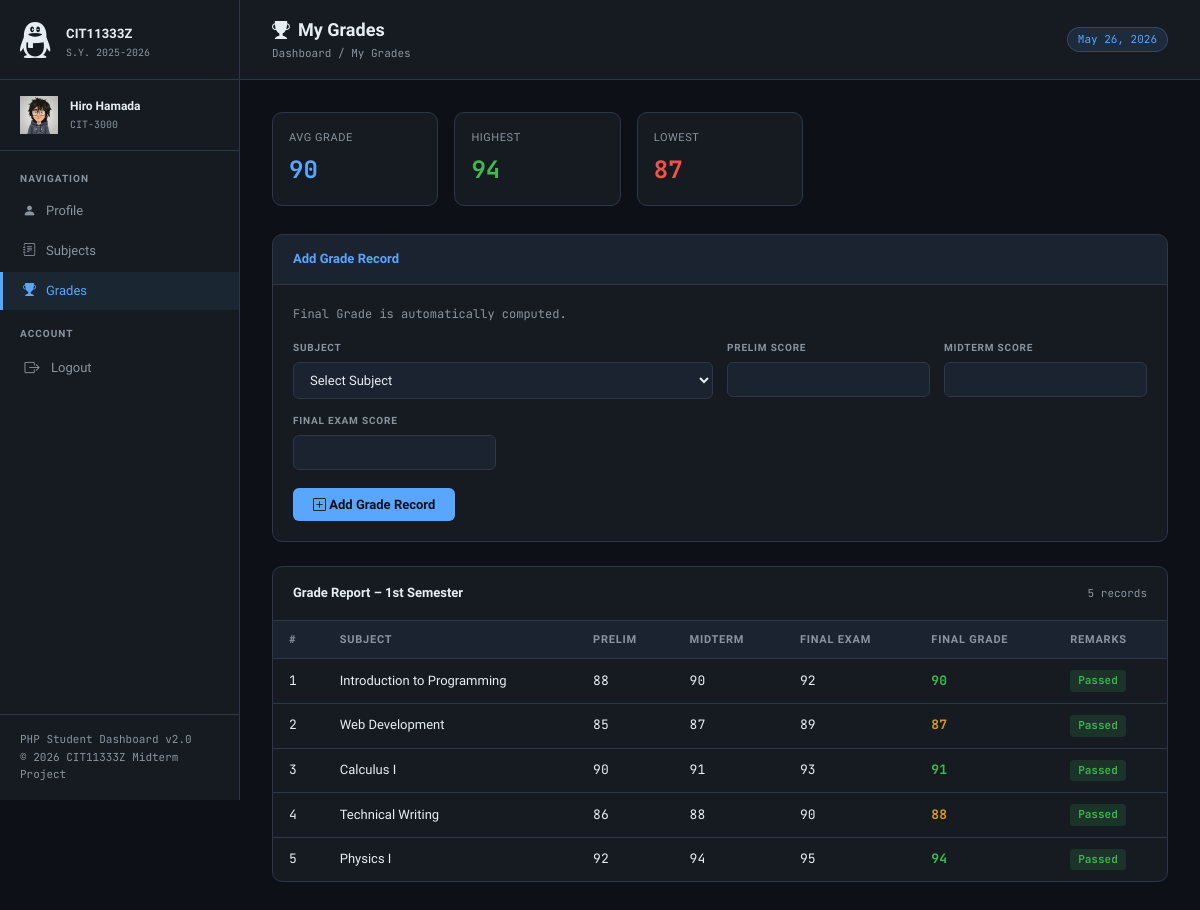
The app's page /admin/grades.php (signed in) with its own data.
### tables this page shows
CREATE TABLE grades (
    id INT AUTO_INCREMENT PRIMARY KEY,
    subject_id INT NOT NULL,
    prelim INT NOT NULL,
    midterm INT NOT NULL,
    final_exam INT NOT NULL,
    final_grade INT NOT NULL,
    UNIQUE KEY unique_subject_grade (subject_id),
    FOREIGN KEY (subject_id) REFERENCES subjects(id)
);

CREATE TABLE subjects (
    id INT AUTO_INCREMENT PRIMARY KEY,
    subject_code VARCHAR(20) NOT NULL,
    subject_name VARCHAR(100) NOT NULL,
    units INT NOT NULL
);

### admin/grades.php (the view, shortened to what this page needs)
<?php
require '../db.php';
$active_page = 'grades';
$page_title  = 'My Grades';
$page_icon   = '<i class="bi bi-trophy-fill"></i>';
include 'header.php';
$query = "
SELECT grades.*, subjects.subject_name
FROM grades
JOIN subjects
ON grades.subject_id = subjects.id
";
$result = mysqli_query($conn, $query);
$grades = [];
$total_grade = 0;
$highest = 0;
$lowest = 100;
while ($row = mysqli_fetch_assoc($result)) {
    $grades[] = $row;
    $total_grade += $row['final_grade'];
    if ($row['final_grade'] > $highest) {
        $highest = $row['final_grade'];
    }
    if ($row['final_grade'] < $lowest) {
        $lowest = $row['final_grade'];
    }
}
$count = count($grades);
$avg_grade = $count > 0 ? round($total_grade / $count, 1) : 0;
?>
<div class="stats-row">
    <div class="stat-card">
        <div class="stat-label">Avg Grade</div>
        <div class="stat-value blue"><?= $avg_grade ?></div>
    </div>
    <div class="stat-card">
        <div class="stat-label">Highest</div>
        <div class="stat-value green"><?= $highest ?></div>
    </div>
    <div class="stat-card">
        <div class="stat-label">Lowest</div>
        <div class="stat-value red"><?= $lowest ?></div>
    </div>
</div>
<div class="form-card">
    <div class="form-card-header">
        <div class="form-card-title">
            Add Grade Record
        </div>
    </div>
    <div class="form-body">
        <p class="form-hint">
            Final Grade is automatically computed.
        </p>
        <form method="POST">
            <div class="form-grid">
                <div class="form-group" style="grid-column: span 2;">
                    <label for="subject_id">
                        Subject
                    </label>
                    <select name="subject_id" id="subject_id" required>
                        <option value="">
                            Select Subject
                        </option>
                    </select>
                </div>
                <div class="form-group">
                    <label for="prelim">
                        Prelim Score
                    </label>
                    <input
                        type="number"
                        id="prelim"
                        name="prelim"
                        min="0"
                        max="100"
                        required
                    >
                </div>
                <div class="form-group">
                    <label for="midterm">
                        Midterm Score
                    </label>
                    <input
                        type="number"
                        id="midterm"
                        name="midterm"
                        min="0"
                        max="100"
                        required
                    >
                </div>
                <div class="form-group">
                    <label for="final_exam">
                        Final Exam Score
                    </label>
                    <input
                        type="number"
                        id="final_exam"
                        name="final_exam"
                        min="0"
                        max="100"
                        required
                    >
                </div>
            </div>
            <button type="submit" class="btn-submit">
                <i class="bi bi-plus-square"></i>
                Add Grade Record
            </button>
        </form>
    </div>
</div>
<div class="table-card">
    <div class="table-card-header">
        <div class="table-card-title">
            Grade Report – 1st Semester
        </div>
        <div class="record-count">
            <?= $count ?> records
        </div>
    </div>
    <table class="data-table">
        <thead>
            <tr>
                <th>#</th>
                <th>Subject</th>
                <th>Prelim</th>
                <th>Midterm</th>
                <th>Final Exam</th>
                <th>Final Grade</th>
                <th>Remarks</th>
            </tr>
        </thead>
        <tbody>
        <?php foreach($grades as $g): ?>
            <tr>
                <td class="id-cell">
                    <?= $g['id'] ?>
                </td>
                <td>
                    <?= htmlspecialchars($g['subject_name']) ?>
                </td>
                <td class="id-cell">
                    <?= $g['prelim'] ?>
                </td>
                <td class="id-cell">
                    <?= $g['midterm'] ?>
                </td>
                <td class="id-cell">
                    <?= $g['final_exam'] ?>
                </td>
                <td>
                    <?php
                    $fg = $g['final_grade'];
                    $gc = $fg >= 90
                        ? 'grade-high'
                        : ($fg >= 85
                            ? 'grade-mid'
                            : 'grade-low');
                    ?>
                    <span class="<?= $gc ?>">
                        <?= $fg ?>
                    </span>
                </td>
                <td>
                    <?php if($fg >= 75): ?>
                        <span class="badge badge-active">
                            Passed
                        </span>
                    <?php else: ?>
                        <span class="badge badge-probation">
                            Failed
                        </span>
                    <?php endif; ?>
                </td>
            </tr>
        <?php endforeach; ?>
        </tbody>
    </table>
</div>
<?php include 'footer.php'; ?>

### admin/header.php (shortened to what this page needs)
<!DOCTYPE html>
<html lang="en">
<head>
    <link rel="stylesheet" href="https://cdn.jsdelivr.net/npm/bootstrap-icons@1.13.1/font/bootstrap-icons.min.css">
    <link rel="stylesheet" href="../src/style/global.css">
    <link rel="stylesheet" href="../src/style/admin-styles.css">
</head>
<body>
<div class="layout">
    <aside class="sidebar">
        <div class="sidebar-brand">
            <div class="school-badge">
                <div class="brand-icon"><i class="bi bi-tencent-qq"></i></div>
                <div class="brand-text">
                    <span class="brand-name">CIT11333Z</span>
                    <span class="brand-sub">S.Y. 2025-2026</span>
                </div>
            </div>
        </div>
        <div class="sidebar-profile">
            <div class="avatar"><img src="../src/assets/images/hiro-avatar.png" alt="Avatar"></div>
            <div class="profile-info">
                <div class="name"><?= htmlspecialchars($_SESSION['user']['name']) ?></div>
                <div class="id"><?= htmlspecialchars($_SESSION['user']['id']) ?></div>
            </div>
        </div>
        <nav class="sidebar-nav">
            <div class="nav-label">Navigation</div>
            <a href="index.php"  class="nav-link <?= $active_page === 'profile'  ? 'active' : '' ?>">
                <i class="bi bi-person-fill"></i> Profile
            </a>
            <a href="subjects.php" class="nav-link <?= $active_page === 'subjects' ? 'active' : '' ?>">
                <i class="bi bi-journal-text"></i> Subjects
            </a>
            <a href="grades.php"   class="nav-link <?= $active_page === 'grades'   ? 'active' : '' ?>">
                <i class="bi bi-trophy-fill"></i> Grades
            </a>
            <div class="nav-label" style="margin-top:8px;">Account</div>
            <a href="logout.php" class="nav-link logout">
                <span class="nav-icon"><i class="bi bi-box-arrow-right"></i> </span> Logout
            </a>
        </nav>
        <div class="sidebar-footer">
            PHP Student Dashboard v2.0<br>
            &copy; <?= date('Y') ?> CIT11333Z Midterm Project
        </div>
    </aside>
    <div class="main">
        <header class="topbar">
            <div class="topbar-left">
                <div class="page-title">
                    <?= $page_icon ?> <?= htmlspecialchars($page_title) ?>
                </div>
                <div class="breadcrumb">Dashboard / <?= htmlspecialchars($page_title) ?></div>
            </div>
            <span class="badge-pill"><?= date('F d, Y') ?></span>
        </header>
        <main class="content">

### admin/footer.php
        </main>
    </div>
</div>
</body>
</html>

### src/style/global.css (style rules this page uses)
*, *::before, *::after { box-sizing: border-box; margin: 0; padding: 0; }
:root { --bg: #0d1117; --surface: #161b22; --surface2: #1c2330; --border: #2d3748; --accent: #58a6ff; --accent2: #3fb950; --accent3: #d29922; --accent4: #f85149; --text: #e6edf3; --text-muted:#8b949e; --sidebar-w: 240px; --font: 'Sora', sans-serif; --mono: 'JetBrains Mono', monospace; }

### records on screen
grades: final_grade "94", id "5", subject.subject_name "Physics I", prelim "92", midterm "94", final_exam "95", shows "Passed"
grades: final_grade "87", id "2", subject.subject_name "Web Development", prelim "85", midterm "87", final_exam "89", shows "Passed"
grades: id "1", subject.subject_name "Introduction to Programming", prelim "88", midterm "90", final_exam "92", final_grade "90", shows "Passed"
grades: id "3", subject.subject_name "Calculus I", prelim "90", midterm "91", final_exam "93", final_grade "91", shows "Passed"
grades: id "4", subject.subject_name "Technical Writing", prelim "86", midterm "88", final_exam "90", final_grade "88", shows "Passed"

### other values on screen
$_SESSION['user']['name'] "Hiro Hamada"
$_SESSION['user']['id'] "CIT-3000"
$page_title "My Grades"
$avg_grade "90"
$count "5"
